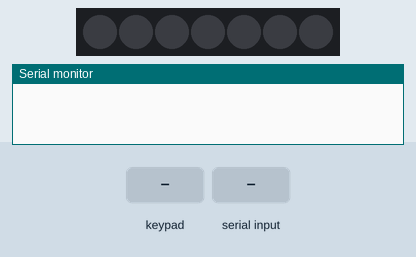
The sketch below on a simulated Arduino Uno, built with avr-gcc and run on an emulated ATmega328P. On the bench: 7 RGB LEDs in strip order, left to right, the last lines printed to the serial monitor. Inputs (shaded band) come from the test bench. Dim RGB values are drawn brighter than linear.

Above: at 2.2 s.
2.3 s: keypad keys 1 3 1 2 1 4 1 6 * pressed 0.4 s apart
At 5.3 s:
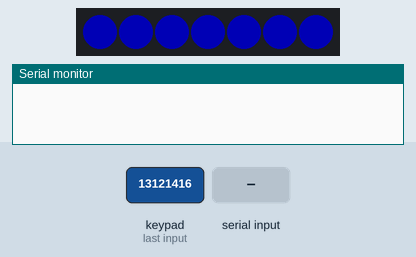
7.4 s: "AUTHORIZED\n" received over Serial
At 9.0 s:
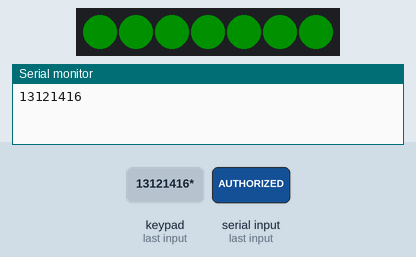
10.1 s: key '1' pressed
At 11.1 s:
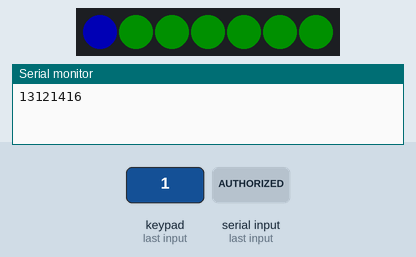
11.6 s: "*\n" received over Serial
At 14.0 s:
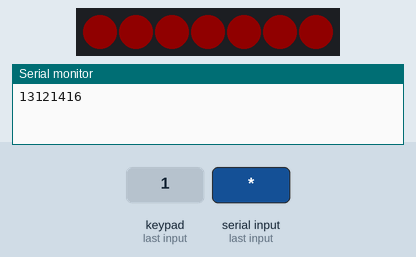
14.3 s: "AUTHORIZED\n" received over Serial
At 16.7 s:
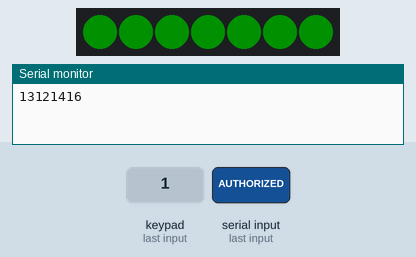
17.0 s: keypad keys 5 4 0 * pressed 0.4 s apart
At 17.2 s:
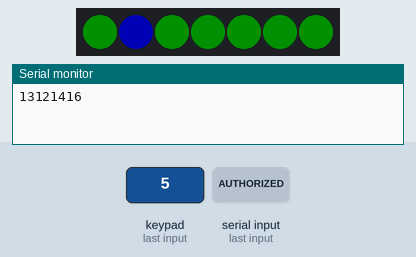
Timing chart, 0 to 20.0 s (numbered marks = the images above; inputs shaded):
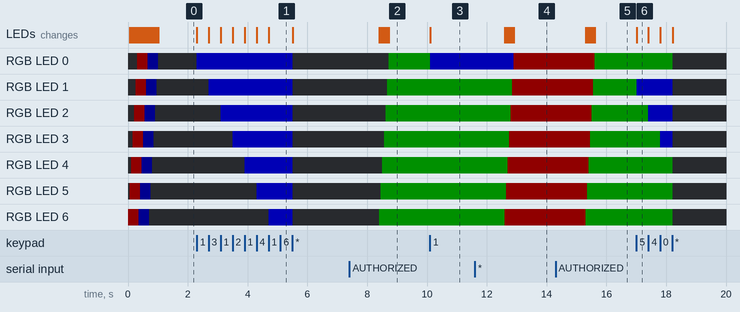

The sketch:

keypadsender.ino
```cpp
/*
||  Simple Password Entry Using Matrix Keypad
||  4/5/2012 Updates Nathan Sobieck: Nathan@Sobisource.com
||
||  7/2013 updated by joefitz@securinghardware.com
||  fixed password not reset after check
||  added support for LED strip output
||  pulled colorWipe from adafruit neopixel library and reversed direction of wipe.
||  all so it looks pretty to demonstrate a timing side channel attack against password.checkPassword()
||
||  6/2026 updated by joefitz@securinghardware.com
||  removed password, use uart to validate entry to demonstrate UART implant attacks
*/


//* is to validate password
//# is to reset password attempt

/////////////////////////////////////////////////////////////////

//#include <Password.h> //http://www.arduino.cc/playground/uploads/Code/Password.zip
#include <Keypad.h> //http://www.arduino.cc/playground/uploads/Code/Keypad.zip
#include <Adafruit_NeoPixel.h> //https://github.com/adafruit/Adafruit_NeoPixel/archive/master.zip

#define LEDPIN 15
#define brightness 16
#define red strip.Color( brightness , 0 ,0)
#define green strip.Color(0, brightness , 0)
#define blue strip.Color(0, 0, brightness )
#define black strip.Color(0, 0, 0)
String password = "";
Adafruit_NeoPixel strip = Adafruit_NeoPixel(7, LEDPIN, NEO_GRB + NEO_KHZ800);

int keycount=0;

const byte ROWS = 4; // Four rows
const byte COLS = 3; //  columns
// Define the Keymap

char keys[ROWS][COLS] = {
  {'1','2','3'},
  {'4','5','6'},
  {'7','8','9'},
  {'*','0','#'}
};

byte rowPins[ROWS] = {13,12,14,16};//{ 2,3,4,5, };//{ 9,8,7,6 };// Connect keypad ROW0, ROW1, ROW2 and ROW3 to these Arduino pins.
byte colPins[COLS] = {5,4,0};//{ 6,7,8,9, };//{ 5,4,3,2, };// Connect keypad COL0, COL1 and COL2 to these Arduino pins.

// Create the Keypad
Keypad keypad = Keypad( makeKeymap(keys), rowPins, colPins, ROWS, COLS );

void setup(){
  Serial.begin(9600);
  strip.begin();
  strip.show();
  colorWipe(red, 50);
  keypad.addEventListener(keypadEvent); //add an event listener for this keypad
  colorWipe(blue, 50);
  colorWipe(black, 50);
}

void loop(){
  keypad.getKey();
  checkPassword();
}

// Fill the dots one after the other with a color
void colorWipe(uint32_t c, uint8_t wait) {
  for(uint16_t i=strip.numPixels(); i>0; i--) {
      strip.setPixelColor(i-1, c);
      strip.show();
      delay(wait);
  }
}

//take care of some special events
void keypadEvent(KeypadEvent eKey){
// 	Serial.print("x");
  switch (keypad.getState()){
    case PRESSED:
//    	Serial.print("Pressed: ");
//	    Serial.println(eKey);
	    switch (eKey){
    	  case '*': Serial.println(password); keycount=0;
	      case '#': password=""; keycount=0; colorWipe(strip.Color(0,0,0),0); break;
	      default: password.concat(eKey); strip.setPixelColor(keycount++, strip.Color(0,0,63));
      }
    strip.show();
  }
}

void checkPassword(){
  if (Serial.available()) {
    String input = Serial.readStringUntil('\r');
    input.trim();
    if (input=="AUTHORIZED"){
      colorWipe(green, 50);
    } else {
      colorWipe(red, 50);
    }
    while (Serial.available()) {
      Serial.read();
    }
  }
}
```

Measured:
- after the input at 2.3 s, RGB LED 0: off → RGB(0, 0, 63) at once, → off 3.2 s later; RGB LED 1: off → RGB(0, 0, 63) after 0.41 s, → off 2.8 s later
- after the input at 7.4 s, RGB LED 0, RGB LED 1: off → RGB(0, 16, 0) after 1.3 s; RGB LED 2, RGB LED 3: off → RGB(0, 16, 0) after 1.2 s; RGB LED 4, RGB LED 5: off → RGB(0, 16, 0) after 1.1 s; RGB LED 6: off → RGB(0, 16, 0) after 1.0 s; the LEDs: first change after 1.0 s (image 2 shows a later state)
- after the input at 10.1 s, RGB LED 0: RGB(0, 16, 0) → RGB(0, 0, 63) at once; the LEDs: change at once (image 3)
- after the input at 11.6 s, RGB LED 0: RGB(0, 0, 63) → RGB(16, 0, 0) after 1.3 s; RGB LED 1: RGB(0, 16, 0) → RGB(16, 0, 0) after 1.3 s
- after the input at 14.3 s, RGB LED 0, RGB LED 1: RGB(16, 0, 0) → RGB(0, 16, 0) after 1.3 s; RGB LED 2, RGB LED 3: RGB(16, 0, 0) → RGB(0, 16, 0) after 1.2 s; RGB LED 4, RGB LED 5: RGB(16, 0, 0) → RGB(0, 16, 0) after 1.1 s; RGB LED 6: RGB(16, 0, 0) → RGB(0, 16, 0) after 1.0 s; the LEDs: first change after 1.0 s (image 5 shows a later state)
- after the input at 17.0 s, RGB LED 0, RGB LED 4–6: RGB(0, 16, 0) → off after 1.2 s; RGB LED 1: RGB(0, 16, 0) → RGB(0, 0, 63) at once, → off 1.2 s later; RGB LED 2: RGB(0, 16, 0) → RGB(0, 0, 63) after 0.40 s, → off 0.81 s later; RGB LED 3: RGB(0, 16, 0) → RGB(0, 0, 63) after 0.81 s, → off 0.41 s later; the LEDs: change at once (image 6)
